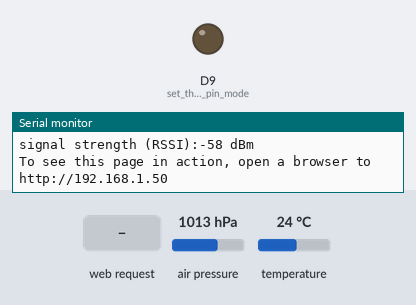
A sketch run on a simulated Arduino MKR. Parts: output pins drawn as LEDs (lit = HIGH), the last lines printed to the serial monitor. The test bench sets the inputs (shaded band); at power-on: air pressure 1013 hPa, temperature 24 °C. WiFi joins after 1.5 s; servers stay silent unless stated.

Above: at 13.3 s.
13.4 s: HTTP request GET /H received
At 14.4 s:
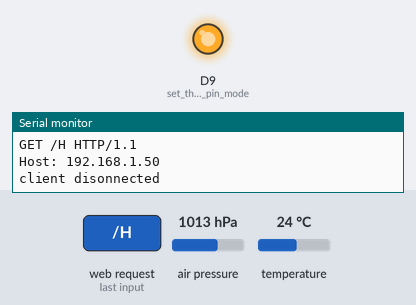
14.9 s: HTTP request GET /L received
At 15.6 s:
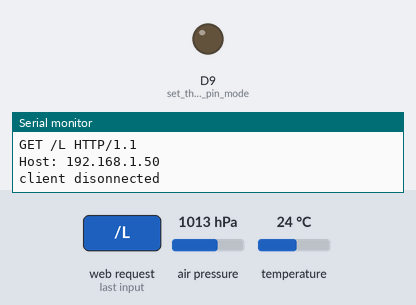
Timing chart, 0 to 17.9 s (numbered marks = the images above; inputs shaded):
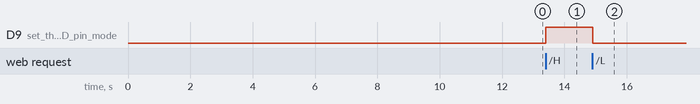

Measured:
- after the input at 13.4 s, D9 (set_the_LED_pin_mode): LOW → HIGH at once
- after the input at 14.9 s, D9 (set_the_LED_pin_mode): HIGH → LOW at once

The sketch:

_440_MKR1000_Tempserver.ino
```cpp
/*

  A mashup of Tom Igoe's SimpleWebServerWiFi for MKR1000 and
  the Adafruit sensor API for the BMP100 Temperature sensor.

  The web server lets you blink an LED via the web and publishes
  the sensor's temperature sensor data.

  This sketch will print the IP address of your WiFi Shield (once connected)
  to the Serial monitor. From there, you can open that address in a web browser
  to turn on and off the LED on pin 9.

  If the IP address of your shield is yourAddress:
  http://yourAddress/H turns the LED on
  http://yourAddress/L turns it off

  This example is written for a network using WPA encryption. For
  WEP or WPA, change the WiFi.begin() call accordingly.

   Connections for MKR1000
   ===========
   Connect SCL to pin 11
   Connect SDA to pin 11
   Connect VDD to 3.3V DC
   Connect GROUND to common ground
   Wifi on board
  LED attached to pin 9

  created 24 Jan 2019
  by Brock Craft

  Code drawn from Tom Igoe, Adafruit
*/

#include <SPI.h>
#include <WiFi101.h>
#include <Wire.h>
#include <Adafruit_Sensor.h>
#include <Adafruit_BMP085_U.h>
#include "arduino_secrets.h"

///////please enter your sensitive data in the Secret tab/arduino_secrets.h
char ssid[] = SECRET_SSID;        // your network SSID (name)
char pass[] = SECRET_PASS;    // your network password (use for WPA, or use as key for WEP)
int keyIndex = 0;                 // your network key Index number (needed only for WEP)

int status = WL_IDLE_STATUS;
WiFiServer server(80);

Adafruit_BMP085_Unified bmp = Adafruit_BMP085_Unified(10085);

void setup() {
  Serial.begin(9600);      // initialize serial communication
  pinMode(9, OUTPUT);      // set the LED pin mode

  // check for the presence of the shield:
  if (WiFi.status() == WL_NO_SHIELD) {
    Serial.println("WiFi shield not present");
    while (true);       // don't continue
  }

  // Initialise the sensor
  if (!bmp.begin())
  {
    /* There was a problem detecting the BMP085 ... check your connections */
    Serial.print("Ooops, no BMP085 detected ... Check your wiring or I2C ADDR!");
    while (1);
  }

  // attempt to connect to WiFi network:
  while ( status != WL_CONNECTED) {
    Serial.print("Attempting to connect to Network named: ");
    Serial.println(ssid);                   // print the network name (SSID);

    // Connect to WPA/WPA2 network. Change this line if using open or WEP network:
    status = WiFi.begin(ssid, pass);
    // wait 10 seconds for connection:
    delay(10000);
  }
  // Display some basic information on this sensor
  displaySensorDetails();
  Serial.print("The current temperature is: ");
  Serial.println(getTempData());
  // start web server
  server.begin();                           // start the web server on port 80
  printWiFiStatus();                        // you're connected now, so print out the status
}


void loop() {
  WiFiClient client = server.available();   // listen for incoming clients

  if (client) {                             // if you get a client,
    Serial.println("new client");           // print a message out the serial port
    String currentLine = "";                // make a String to hold incoming data from the client
    while (client.connected()) {            // loop while the client's connected
      if (client.available()) {             // if there's bytes to read from the client,
        char c = client.read();             // read a byte, then
        Serial.write(c);                    // print it out the serial monitor
        if (c == '\n') {                    // if the byte is a newline character

          // if the current line is blank, you got two newline characters in a row.
          // that's the end of the client HTTP request, so send a response:
          if (currentLine.length() == 0) {
            // HTTP headers always start with a response code (e.g. HTTP/1.1 200 OK)
            // and a content-type so the client knows what's coming, then a blank line:
            client.println("HTTP/1.1 200 OK");
            client.println("Content-type:text/html");
            client.println();

            // the content of the HTTP response follows the header:
            client.print("<h3>The temperature is: ");
            client.print(getTempData());
            client.print(" 'C</h3>");
            client.print("<p>Click <a href=\"/H\">here</a> turn the LED on pin 9 on<br>");
            client.print("Click <a href=\"/L\">here</a> turn the LED on pin 9 off</p><br>");

            // The HTTP response ends with another blank line:
            client.println();
            // break out of the while loop:
            break;
          }
          else {      // if you got a newline, then clear currentLine:
            currentLine = "";
          }
        }
        else if (c != '\r') {    // if you got anything else but a carriage return character,
          currentLine += c;      // add it to the end of the currentLine
        }

        // Check to see if the client request was "GET /H" or "GET /L":
        if (currentLine.endsWith("GET /H")) {
          digitalWrite(9, HIGH);               // GET /H turns the LED on
        }
        if (currentLine.endsWith("GET /L")) {
          digitalWrite(9, LOW);                // GET /L turns the LED off
        }
      }
    }
    // close the connection:
    client.stop();
    Serial.println("client disonnected");
  }
}

void printWiFiStatus() {
  // print the SSID of the network you're attached to:
  Serial.print("SSID: ");
  Serial.println(WiFi.SSID());

  // print your WiFi shield's IP address:
  IPAddress ip = WiFi.localIP();
  Serial.print("IP Address: ");
  Serial.println(ip);

  // print the received signal strength:
  long rssi = WiFi.RSSI();
  Serial.print("signal strength (RSSI):");
  Serial.print(rssi);
  Serial.println(" dBm");
  // print where to go in a browser:
  Serial.print("To see this page in action, open a browser to http://");
  Serial.println(ip);
}

void displaySensorDetails(void)
{
  sensor_t sensor;
  bmp.getSensor(&sensor);
  Serial.println("------------------------------------");
  Serial.print  ("Sensor:       "); Serial.println(sensor.name);
  Serial.print  ("Driver Ver:   "); Serial.println(sensor.version);
  Serial.print  ("Unique ID:    "); Serial.println(sensor.sensor_id);
  Serial.print  ("Max Value:    "); Serial.print(sensor.max_value); Serial.println(" hPa");
  Serial.print  ("Min Value:    "); Serial.print(sensor.min_value); Serial.println(" hPa");
  Serial.print  ("Resolution:   "); Serial.print(sensor.resolution); Serial.println(" hPa");
  Serial.println("------------------------------------");
  Serial.println("");
  delay(500);
}

float getTempData()
{
  float temperature;
  /* Get a new sensor event */
  sensors_event_t event;
  bmp.getEvent(&event);

  /* Display the results (barometric pressure is measure in hPa) */
  if (event.pressure)
  {

    bmp.getTemperature(&temperature);
  }
  else
  {
    Serial.println("Sensor error");
  }
  delay(100);
  return temperature;
}
```

arduino_secrets.h
```cpp
#define SECRET_SSID "CenturyLink0502"
#define SECRET_PASS "121212121224G"
```
